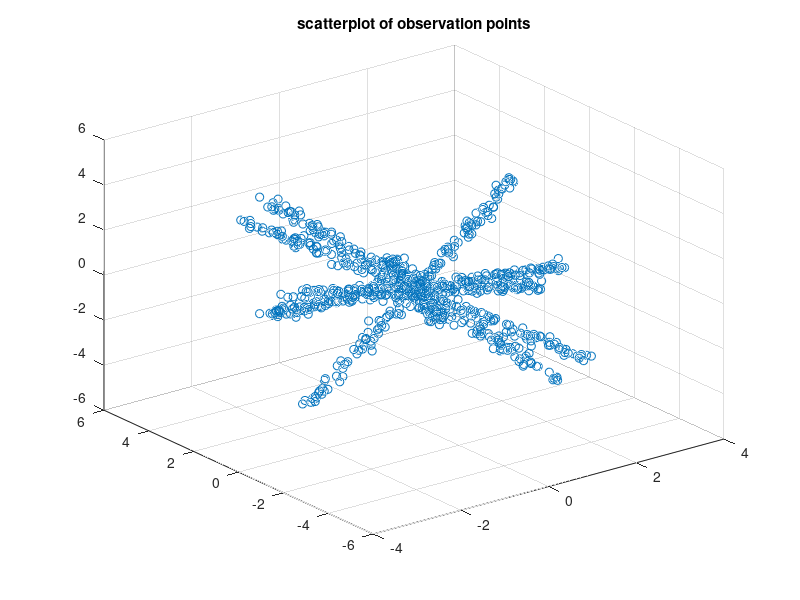

Write MATLAB code to recreate this figure. (Note: this script raises an error after producing the figure.)
clc
clear
close all
% defining parameters
M = 3;
N = 6;
T = 1e3;
mu = 1;   % Mutual coherence

while(mu > 0.9)
    % Generating Dictionary matrix
    D = randn(M, N);

    % Normalizing columns of D
    column_norms = vecnorm(D);
    D = D * diag(1./column_norms);
    
    % obtaining mutual coherence
    A = D'*D;
    idx = eye(N);
    A = A .* (1-idx);
    A = A(~idx);
    mu = max(A);
end

%% Generating source matrix S
random_matrix = rand(N, T)*10-5;
cloc = randi(N,[T,1]);
S = zeros(T, N);
S(sub2ind([T,N],(1:(T))',cloc)) = 1;
S = permute(reshape(S,1,T,N),[2 3 1])';
S = random_matrix .* S;

%% Generating Noise matrix
Noise_std = 1e-1;
Noise = Noise_std * randn(M, T);
%% Observation Matrix
X = D*S + Noise;
%Noise = 0*Noise;
%% part a
figure
scatter3(X(1,:), X(2,:), X(3,:));
title("scatterplot of observation points");
%% MOD method
sp_alg_mod = "MP";
N0 = 1;
maxIter = 2e2;
thre = 1e-11;
cor_thre = 0.99;
suc_re_rate_mod = 0;

while(suc_re_rate_mod < 100)
    [Dhat_mod, Shat_mod] = MOD(X, N, N0, maxIter, sp_alg_mod, thre);
    [suc_re_rate_mod, num_recover_mod, Dcorrect_mod, Scorrect_mod] = Evaluation(D, Dhat_mod, Shat_mod, cor_thre);
end
fprintf("MOD method:\nnumber of recovered atoms = %d of %d\nSuccessful recovery rate = %.2f\n\n", num_recover_mod, N, suc_re_rate_mod);
%% K-SVD method
sp_alg_ksvd = "MP";
suc_re_rate_ksvd = 0;
while(suc_re_rate_ksvd < 100)
    [Dhat_ksvd, Shat_ksvd] = K_SVD(X, N, N0, maxIter, sp_alg_ksvd, thre);
    [suc_re_rate_ksvd, num_recover_ksvd, Dcorrect_ksvd, Scorrect_ksvd] = Evaluation(D, Dhat_ksvd, Shat_ksvd, cor_thre);
end
fprintf("K-SVD method:\nnumber of recovered atoms = %d of %d\nSuccessful recovery rate = %.2f\n", num_recover_ksvd, N, suc_re_rate_ksvd);
%% part d:
Sdiff_mod = Scorrect_mod - S;
E_MOD = norm(Sdiff_mod(:), 2)^2/(norm(S(:), 2)^2);

Sdiff_ksvd = Scorrect_ksvd - S;
E_KSVD = norm(Sdiff_ksvd(:), 2)^2/(norm(S(:), 2)^2);

disp("E_MOD:")
disp(E_MOD)
disp("E_KSVD:")
disp(E_KSVD)